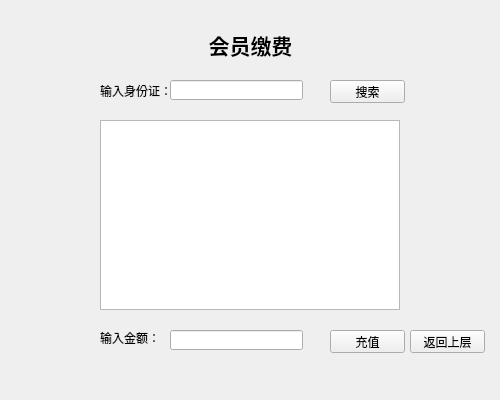
<?xml version="1.0" encoding="UTF-8"?>
<ui version="4.0">
 <class>UserPay</class>
 <widget class="QWidget" name="UserPay">
  <property name="geometry">
   <rect>
    <x>0</x>
    <y>0</y>
    <width>500</width>
    <height>400</height>
   </rect>
  </property>
  <property name="windowTitle">
   <string>Form</string>
  </property>
  <widget class="QLabel" name="TitleLabel">
   <property name="geometry">
    <rect>
     <x>175</x>
     <y>20</y>
     <width>151</width>
     <height>51</height>
    </rect>
   </property>
   <property name="text">
    <string>&lt;html&gt;&lt;head/&gt;&lt;body&gt;&lt;p align=&quot;center&quot;&gt;&lt;span style=&quot; font-size:16pt; font-weight:600;&quot;&gt;会员缴费&lt;/span&gt;&lt;/p&gt;&lt;/body&gt;&lt;/html&gt;</string>
   </property>
  </widget>
  <widget class="QPushButton" name="ResearchBtn">
   <property name="geometry">
    <rect>
     <x>330</x>
     <y>80</y>
     <width>75</width>
     <height>23</height>
    </rect>
   </property>
   <property name="text">
    <string>搜索</string>
   </property>
  </widget>
  <widget class="QLineEdit" name="IDLineEdit">
   <property name="geometry">
    <rect>
     <x>170</x>
     <y>80</y>
     <width>133</width>
     <height>20</height>
    </rect>
   </property>
  </widget>
  <widget class="QLabel" name="IDLabel">
   <property name="geometry">
    <rect>
     <x>100</x>
     <y>80</y>
     <width>71</width>
     <height>21</height>
    </rect>
   </property>
   <property name="text">
    <string>输入身份证：</string>
   </property>
  </widget>
  <widget class="QPushButton" name="RechangeBtn">
   <property name="geometry">
    <rect>
     <x>330</x>
     <y>330</y>
     <width>75</width>
     <height>23</height>
    </rect>
   </property>
   <property name="text">
    <string>充值</string>
   </property>
  </widget>
  <widget class="QLineEdit" name="MoneyLineEdit">
   <property name="geometry">
    <rect>
     <x>170</x>
     <y>330</y>
     <width>133</width>
     <height>20</height>
    </rect>
   </property>
  </widget>
  <widget class="QLabel" name="MoneyPayLabel">
   <property name="geometry">
    <rect>
     <x>100</x>
     <y>330</y>
     <width>61</width>
     <height>16</height>
    </rect>
   </property>
   <property name="text">
    <string>输入金额：</string>
   </property>
  </widget>
  <widget class="QPushButton" name="returnBtn">
   <property name="geometry">
    <rect>
     <x>410</x>
     <y>330</y>
     <width>75</width>
     <height>23</height>
    </rect>
   </property>
   <property name="text">
    <string>返回上层</string>
   </property>
  </widget>
  <widget class="QLabel" name="BRGLabel">
   <property name="geometry">
    <rect>
     <x>0</x>
     <y>0</y>
     <width>500</width>
     <height>400</height>
    </rect>
   </property>
   <property name="styleSheet">
    <string notr="true">border-image: url(:/image/backimage.png);</string>
   </property>
   <property name="text">
    <string/>
   </property>
  </widget>
  <widget class="QTextEdit" name="UserInfoTextEdit">
   <property name="geometry">
    <rect>
     <x>100</x>
     <y>120</y>
     <width>300</width>
     <height>190</height>
    </rect>
   </property>
  </widget>
  <zorder>BRGLabel</zorder>
  <zorder>TitleLabel</zorder>
  <zorder>ResearchBtn</zorder>
  <zorder>IDLineEdit</zorder>
  <zorder>IDLabel</zorder>
  <zorder>RechangeBtn</zorder>
  <zorder>MoneyLineEdit</zorder>
  <zorder>MoneyPayLabel</zorder>
  <zorder>returnBtn</zorder>
  <zorder>UserInfoTextEdit</zorder>
 </widget>
 <resources/>
 <connections/>
</ui>
